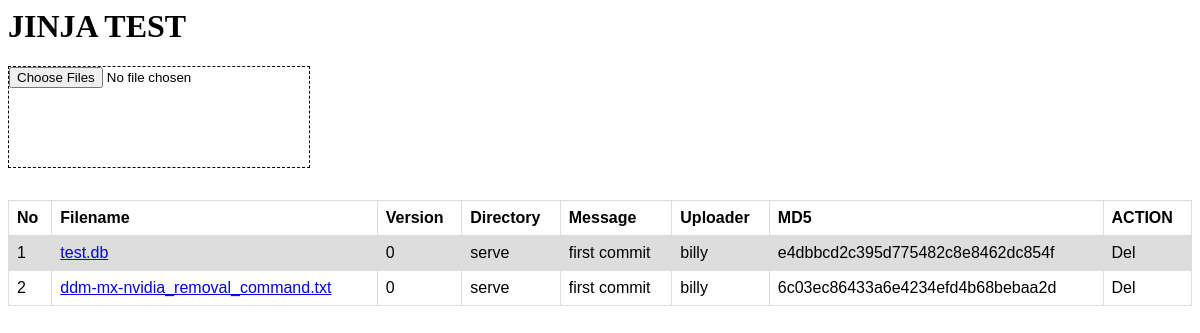
Before: / with the older database file.
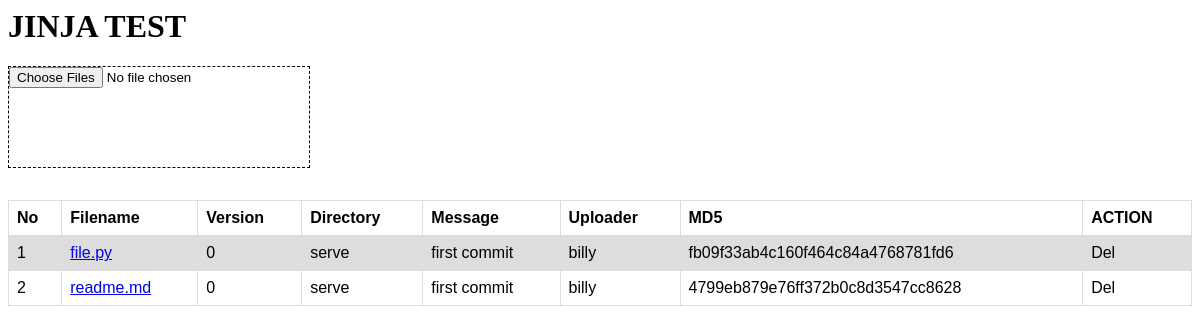
After: the same page with the newer database file.
### tables this page shows
CREATE TABLE TEST1
            (ID INTEGER PRIMARY KEY NOT NULL, FILENAME TEXT NOT NULL,
            DIRECTORY TEXT NOT NULL,MD5 TEXT NOT NULL UNIQUE,
            VERSION INT NOT NULL,
            MESSAGE TEXT, UPLOADER TEXT NOT NULL);

### main.py (the view)
@app.get("/", response_class=HTMLResponse)
async def main(request: Request):
    templates = Jinja2Templates(directory="templates")
    files = []
    with engine.connect() as conn:
        result = conn.execute(
            text(
                """
                SELECT FILENAME,
                DIRECTORY,
                MD5,
                VERSION,
                MESSAGE,
                UPLOADER
                FROM TEST1
                """
            )
        )
        for FILENAME, DIRECTORY, MD5, VERSION, MESSAGE, UPLOADER in result:
            files.append((FILENAME, DIRECTORY, MD5, VERSION, MESSAGE, UPLOADER))
    return templates.TemplateResponse("item.html", {"request": request, "files": files})

### templates/item.html (shortened to what this page needs)
<html>
<head>
    <link href="https://unpkg.com/filepond/dist/filepond.css" rel="stylesheet">
</head>
<body>
    <h1>JINJA TEST</h1>
    <div style="width: 300px; height: auto;min-height: 100px; border: black;border-style: dashed; border-width: 1px;">
        <input id='pondpond' type="file" class="filepond" name="filepond" multiple />
    </div>
    <table style="margin-top: 2em;">
        <tr>
            <th>No</th>
            <th>Filename</th>
            <th>Version</th>
            <th>Directory</th>
            <th>Message</th>
            <th>Uploader</th>
            <th>MD5</th>
            <th>ACTION</th>
        </tr>
        {% for FILENAME, DIRECTORY, MD5, VERSION, MESSAGE, UPLOADER in files %}
        <tr>
            <td>{{ loop.index }}</td>
            <td><a href="{{'/' ~ DIRECTORY ~ '/' ~ MD5}}">{{ FILENAME }}</a></td>
            <td>{{ VERSION }}</td>
            <td>{{ DIRECTORY }}</td>
            <td>{{ MESSAGE }}</td>
            <td>{{ UPLOADER }}</td>
            <td>{{ MD5 }}</td>
            <td><a id="del" onclick="delete_files(this)" md5="{{ MD5 }}">Del</a></td>
        </tr>
        {% endfor %}
    </table>
</body>
</html>

### templates/item.html (style rules this page uses)
table { font-family: arial, sans-serif; border-collapse: collapse; width: 100%; }
td, th { border: 1px solid #dddddd; text-align: left; padding: 8px; }
tr:nth-child(even) { background-color: #dddddd; }

Changed rows visible on the page:
removed TEST1: FILENAME "ddm-mx-nvidia_removal_command.txt", VERSION "0", DIRECTORY "serve", MESSAGE "first commit", UPLOADER "billy", MD5 "6c03ec86433a6e4234efd4b68bebaa2d"
changed TEST1: FILENAME "test.db" → "file.py"; MD5 "e4dbbcd2c395d775482c8e8462dc854f" → "fb09f33ab4c160f464c84a4768781fd6"
added TEST1: FILENAME "readme.md", VERSION "0", DIRECTORY "serve", MESSAGE "first commit", UPLOADER "billy", MD5 "4799eb879e76ff372b0c8d3547cc8628"
